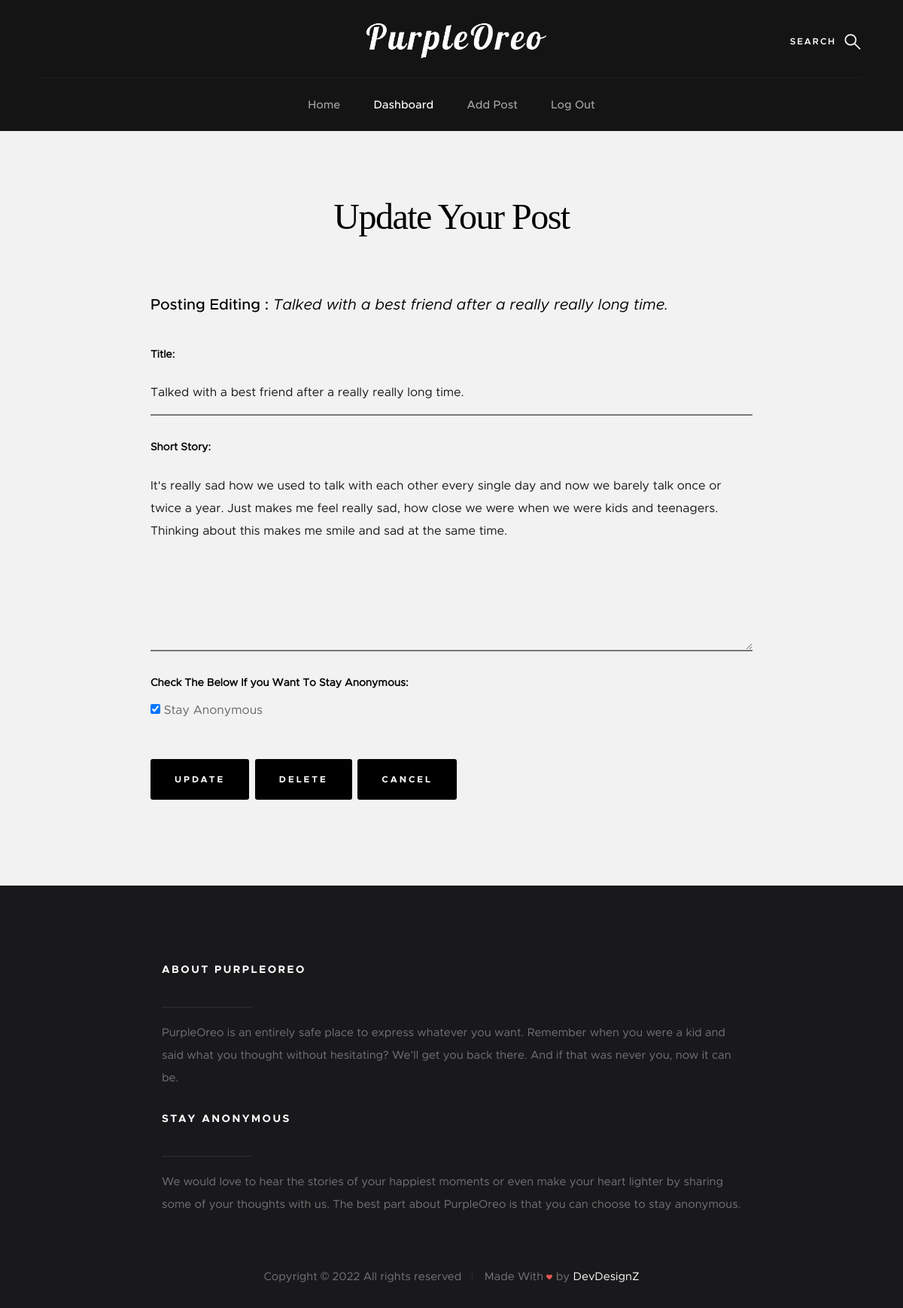
Page /update-post/talked-with-a-best-friend-after-a-really-really-long-time (signed in) on the committed database.
### Main/models.py (models this page shows, shortened)
class Post(models.Model):
    author = models.ForeignKey(User, on_delete=models.CASCADE)
    confess = models.CharField(max_length=200, null=True, blank=True)
    short_story = models.TextField(null=True, blank=True)
    created_at = models.DateTimeField(default=datetime.date.today())
    stay_hidden = models.BooleanField(default=False, help_text='Stay Anonymous')
    slug = models.SlugField(max_length=1001)

### Main/views.py (the view)
# urls.py: path('update-post/<slug:slug>', UpdatePostView.as_view(), name='edit-post'),
class UpdatePostView(UpdateView):
    model = Post
    form_class = EditPostForm
    template_name = 'update-post.html'

### Main/forms.py
class EditPostForm(forms.ModelForm):
    class  Meta:
        model = Post
        fields = ('confess', 'short_story', 'stay_hidden')
        labels = {
            'confess':'Title',
            'short_story':'Short Story',
            'stay_hidden' : 'Check The Below If you Want To Stay Anonymous'
        }
        widgets = {
            'confess': forms.TextInput(attrs={'placeholder':'This will be the heading of your story', 'class':'form-field full-width'}),
            'short_story': forms.Textarea(attrs={'placeholder':'Leave Blank If You Don\'t Want To Write Anything Here', 'class':'form-field full-width'}),
        }

### Templates/update-post.html (shortened to what this page needs)
{% load static %}
<!DOCTYPE html>
<html class="no-js" lang="en">
<head>
    <link rel="stylesheet" href="{% static 'css/base.css' %}">
    <link rel="stylesheet" href="{% static 'css/vendor.css' %}">
    <link rel="stylesheet" href="{% static 'css/main.css' %}">
</head>
<body id="top">
    <div class="s-pageheader">
        <header class="header">
            <div class="header__content row">
                <div class="header__logo">
                    <a class="logo" href="/">
                        <img src="{% static 'images/logo.png' %}" style="size: 100px;" alt="PurpleOrea">
                    </a>
                </div>
                <ul class="header__social">
                    <li><a href="https://instagram.com/devdesignz.inc"><i class="fa fa-instagram" aria-hidden="true"></i></a></li>
                    <li><a href="https://facebook.com"><i class="fa fa-facebook" aria-hidden="true"></i></a></li>
                    <li><a href="https://twitter.com"><i class="fa fa-twitter" aria-hidden="true"></i></a></li>
                    <li><a href="https://pinterest.com"><i class="fa fa-pinterest" aria-hidden="true"></i></a></li>
                </ul>
                <a class="header__search-trigger" href="#0"></a>
                <nav class="header__nav-wrap">
                    <ul class="header__nav">
                        <li><a href="/">Home</a></li>
                        {% if user.is_authenticated %}
                        <li class="current"><a href="{% url 'dashboard' %}">Dashboard</a></li>
                        <li><a href="{% url 'add-post' %}">Add Post</a></li>
                        <li><a href="{% url 'logout' %}">Log Out</a></li>
                        {% else %}
                        <li><a href="{% url 'register' %}" title="">Sign Up</a></li>
                        <li><a href="{% url 'login' %}" title="">Log In</a></li>
                        {% endif %}
                    </ul>
                </nav>
            </div>
        </header>
    </div>
    <section class="s-content s-content--narrow">
        <div class="row">
            {% if user.is_authenticated %}
                {% if user.id == post.author.id or request.user.is_superuser %}
                <div class="s-content__header col-full">
                    <h1 class="s-content__header-title">
                        Update Your Post
                    </h1>
                </div>
                <div class="col-full s-content__main">
                    <p class="lead">Posting Editing : <i>{{post.confess}}</i></p>
                    <form name="cForm" id="cForm" method="post" action="">
                        <fieldset>
                            {{form.as_p}}
                            <button type="submit" class="submit btn btn--primary">Update</button>
                            <a class="btn btn--primary" href="{% url 'delete-post' post.slug %}">Delete</a>
                            <a class="btn btn--primary" href="{% url 'dashboard' %}">Cancel</a>
                        </fieldset>
                    </form>
                </div>
                {% else %}
                <div class="s-content__header col-full">
                    <h1 class="s-content__header-title">This Can Be Only Edited By It's Owner</h1>
                </div>
                {% endif %}
            {% else %}
            <div class="s-content__header col-full">
                <h1 class="s-content__header-title">You Need To Log In First</h1>
            </div>
            {% endif %}
        </div>
    </section>
    <footer class="s-footer">
        <div class="s-footer__main">
            <div class="row">
                <div class="col-five md-full end s-footer__subscribe">
                    <h4>About PurpleOreo</h4>
                    <p>PurpleOreo is an entirely safe place to express whatever you want. Remember when you were a kid and said what you thought without hesitating? We’ll get you back there. And if that was never you, now it can be.</p>
                </div>
                <div class="col-five md-full end s-footer__subscribe">
                    <h4>Stay Anonymous</h4>
                    <p>We would love to hear the stories of your happiest moments or even make your heart lighter by sharing some of your thoughts with us. The best part about PurpleOreo is that you can choose to stay anonymous.</p>
                </div>
            </div>
        </div>
        <div class="s-footer__bottom">
            <div class="row">
                <div class="col-full">
                    <div class="s-footer__copyright">
                        <span>Copyright © 2022 All rights reserved</span>
                        <span>Made With  by <a href="https://devdesignz.com/">DevDesignZ</a>
                    </div>
                </div>
            </div>
        </div>
    </footer>
</body>
</html>

### static/css/base.css (style rules this page uses)
html { font-family: sans-serif; line-height: 1.15; -ms-text-size-adjust: 100%; -webkit-text-size-adjust: 100%; }
body { margin: 0; }
article, aside, footer, header, nav, section { display: block; }
h1 { font-size: 2em; margin: 0.67em 0; }
a { background-color: transparent; -webkit-text-decoration-skip: objects; }
img { border-style: none; }
svg:not(:root) { overflow: hidden; }
button, input, optgroup, select, textarea { font-family: sans-serif; font-size: 100%; line-height: 1.15; margin: 0; }
button, input { overflow: visible; }
button, select { text-transform: none; }
button, html [type="button"], [type="reset"], [type="submit"] { -webkit-appearance: button; }
fieldset { border: 1px solid #c0c0c0; margin: 0 2px; padding: 0.35em 0.625em 0.75em; }
textarea { overflow: auto; }
[type="checkbox"], [type="radio"] { box-sizing: border-box; padding: 0; }
html { font-size: 62.5%; box-sizing: border-box; }
*, *::before, *::after { box-sizing: inherit; }
body { font-weight: normal; line-height: 1; word-wrap: break-word; text-rendering: optimizeLegibility; -webkit-overflow-scrolling: touch; -webkit-text-size-adjust: none; }
body, input, button { -moz-osx-font-smoothing: grayscale; -webkit-font-smoothing: antialiased; }
img, video { max-width: 100%; height: auto; }
div, dl, dt, dd, ul, ol, li, h1, h2, h3, h4, h5, h6, pre, form, p, blockquote, th, td { margin: 0; padding: 0; }
h1, h2, h3, h4, h5, h6 { -webkit-font-smoothing: auto; -webkit-font-smoothing: antialiased; -webkit-font-variant-ligatures: common-ligatures; -moz-font-variant-ligatures: common-ligatures; font-variant-ligatures: common-ligatures; text-rendering: optimizeLegibility; }
em, i { font-style: italic; line-height: inherit; }
ol, ul { list-style: none; }
li { display: block; }
a { text-decoration: none; line-height: inherit; }
a img { border: none; }
fieldset { margin: 0; padding: 0; }
input[type="email"], input[type="number"], input[type="search"], input[type="text"], input[type="tel"], input[type="url"], input[type="password"], textarea { -webkit-appearance: none; -moz-appearance: none; -ms-appearance: none; -o-appearance: none; appearance: none; }
.row { width: 94%; max-width: 1200px; margin: 0 auto; }
.row:after { content: ""; display: table; clear: both; }
[class*="col-"] { float: left; padding: 0 20px; }
[class*="col-"] + [class*="col-"].end { float: right; }
.col-five { width: 41.66667%; }
.col-twelve, .col-full { width: 100%; }
@media only screen and (max-width: 1200px) { [class*="col-"] { padding: 0 15px; } }
@media only screen and (max-width: 1200px) { .md-twelve, .md-full { width: 100%; } }
.full-width { width: 100%; }

### rows in the picture
Post: confess "Talked with a best friend after a really really long time.", short_story "It's really sad how we used to talk with each other every single day and now we barely talk once or twice a year. Just makes me feel really sad, how close we were when we were kids and teenagers. Thinking about this makes me smile and sad at the same time.", stay_hidden "☑"
